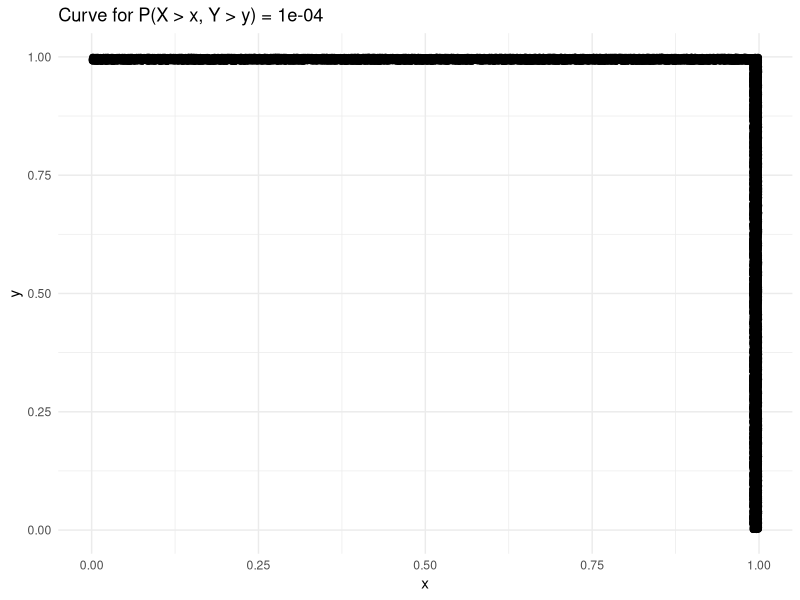

This figure's R source:
compute_y <- function(x, epsilon) {
  # Compute the CDF of the standard normal for x
  phi_x <- pnorm(x)
  # Calculate the corresponding y using the inverse CDF (qnorm)
  y <- qnorm(1 - epsilon / (1 - phi_x))
  return(y)
}
compute_y_uniform <- function(x, epsilon) {
  # Ensure x is within [0, 1) to avoid division by zero
  if (x >= 1) stop("x must be less than 1")

  # Compute the corresponding y
  y <- 1 - epsilon / (1 - x)

  return(y)
}
ineq <- function(n,eps, delta) {
    return(log((n * (n-1) + 2*n + 2)/2) + n * log(1 - eps) > log(delta))
}

ineq2_new <- function(n,eps,delta) {
    return(!(n >= 2/log(2)/(eps)*(log(1/delta) + 2*log(2*n)-log(1-exp(-n*eps/8)))))
}

ineq2 <- function(n,eps,delta) {
    return((n < 2/log(2)/eps*(log(2/delta) + 2*log(2*n))))
}

ineq3 <- function(n,eps,delta){
    return(n < (2/eps*(log(1/eps)+2*log(log(1/eps)) +3)))
}

complexity_orig <- function(eps,delta){
    return(16/eps*log(16/eps) + 2/eps*(2/delta))
}

ineq_fuck_it <- function(n, eps, delta, d = 2) {
    k <- n * eps / 2
    2^-k*(2*n)^d > delta * (1 - exp(-k/4))
#     exp(lfactorial(2*n - k) + lfactorial(n) - lfactorial(2*n) - lfactorial(n - k))
}



complexity <- function(eps,delta) {
    n <- 0
    increment <- 10^9
    while(increment >= 1){
        n <- n + ifelse(ineq2(n + increment, eps, delta),increment,0)
        print(increment)
        increment <- as.integer(increment / 2)
    }
    return(n)
}
# Set the value of epsilon
epsilon <- 0.0001  # Change this value if needed

# Generate a sequence of x values (e.g., from -3 to 3)
x_values <- seq(0, 0.9999, by = 0.00001)

# Compute the corresponding y values for each x
y_values <- sapply(x_values, compute_y_uniform, epsilon = epsilon)

# Create a data frame for plotting
data <- data.frame(x = x_values, y = y_values)
n <- 1*complexity(epsilon,0.5)
library(ggplot2)
library(dplyr)
bre <- runif(n)
sigmoid <- function(x){1/(1+exp(-x))}
sample <- data.frame(x= bre , y = runif(n))
sample <- sample %>% filter((x > 0.99) | (y > 0.99))
# sample <- sample
ggplot(data, aes(x = x, y = y)) +
  geom_line(color = "blue", size = 1) +
  labs(title = paste("Curve for P(X > x, Y > y) =", epsilon),
       x = "x",
       y = "y") +
  theme_minimal() + geom_point(data = sample, aes(x=x,y=y))